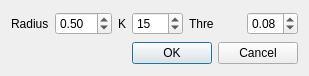
<?xml version="1.0" encoding="UTF-8"?>
<ui version="4.0">
 <class>RegionGrowDialog</class>
 <widget class="QDialog" name="RegionGrowDialog">
  <property name="geometry">
   <rect>
    <x>0</x>
    <y>0</y>
    <width>292</width>
    <height>76</height>
   </rect>
  </property>
  <property name="windowTitle">
   <string>RegionGrow</string>
  </property>
  <layout class="QGridLayout" name="gridLayout">
   <item row="0" column="0">
    <widget class="QLabel" name="label">
     <property name="text">
      <string>Radius</string>
     </property>
    </widget>
   </item>
   <item row="0" column="1">
    <widget class="QDoubleSpinBox" name="radiusDoubleSpinBox">
     <property name="minimum">
      <double>0.100000000000000</double>
     </property>
     <property name="maximum">
      <double>10.000000000000000</double>
     </property>
     <property name="singleStep">
      <double>0.100000000000000</double>
     </property>
     <property name="value">
      <double>0.500000000000000</double>
     </property>
    </widget>
   </item>
   <item row="0" column="2">
    <widget class="QLabel" name="label_2">
     <property name="text">
      <string>K</string>
     </property>
    </widget>
   </item>
   <item row="0" column="3">
    <widget class="QSpinBox" name="kSpinBox">
     <property name="minimum">
      <number>5</number>
     </property>
     <property name="maximum">
      <number>200</number>
     </property>
     <property name="value">
      <number>15</number>
     </property>
    </widget>
   </item>
   <item row="0" column="4">
    <widget class="QLabel" name="label_3">
     <property name="text">
      <string>Thre</string>
     </property>
    </widget>
   </item>
   <item row="0" column="5">
    <widget class="QDoubleSpinBox" name="thrDoubleSpinBox">
     <property name="minimum">
      <double>0.010000000000000</double>
     </property>
     <property name="maximum">
      <double>1.000000000000000</double>
     </property>
     <property name="singleStep">
      <double>0.010000000000000</double>
     </property>
     <property name="value">
      <double>0.080000000000000</double>
     </property>
    </widget>
   </item>
   <item row="1" column="0" colspan="2">
    <spacer name="horizontalSpacer">
     <property name="orientation">
      <enum>Qt::Horizontal</enum>
     </property>
     <property name="sizeHint" stdset="0">
      <size>
       <width>97</width>
       <height>20</height>
      </size>
     </property>
    </spacer>
   </item>
   <item row="1" column="3" colspan="3">
    <widget class="QDialogButtonBox" name="buttonBox">
     <property name="orientation">
      <enum>Qt::Horizontal</enum>
     </property>
     <property name="standardButtons">
      <set>QDialogButtonBox::Cancel|QDialogButtonBox::Ok</set>
     </property>
    </widget>
   </item>
  </layout>
 </widget>
 <resources/>
 <connections>
  <connection>
   <sender>buttonBox</sender>
   <signal>accepted()</signal>
   <receiver>RegionGrowDialog</receiver>
   <slot>accept()</slot>
   <hints>
    <hint type="sourcelabel">
     <x>248</x>
     <y>254</y>
    </hint>
    <hint type="destinationlabel">
     <x>157</x>
     <y>274</y>
    </hint>
   </hints>
  </connection>
  <connection>
   <sender>buttonBox</sender>
   <signal>rejected()</signal>
   <receiver>RegionGrowDialog</receiver>
   <slot>reject()</slot>
   <hints>
    <hint type="sourcelabel">
     <x>316</x>
     <y>260</y>
    </hint>
    <hint type="destinationlabel">
     <x>286</x>
     <y>274</y>
    </hint>
   </hints>
  </connection>
 </connections>
</ui>
